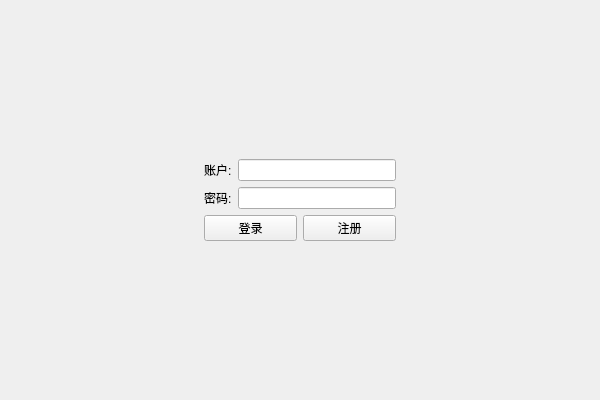
<?xml version="1.0" encoding="UTF-8"?>
<ui version="4.0">
 <class>LoginClass</class>
 <widget class="QWidget" name="LoginClass">
  <property name="geometry">
   <rect>
    <x>0</x>
    <y>0</y>
    <width>600</width>
    <height>400</height>
   </rect>
  </property>
  <property name="windowTitle">
   <string>Login</string>
  </property>
  <layout class="QGridLayout" name="gridLayout">
   <item row="0" column="1">
    <spacer name="verticalSpacer_2">
     <property name="orientation">
      <enum>Qt::Vertical</enum>
     </property>
     <property name="sizeHint" stdset="0">
      <size>
       <width>20</width>
       <height>140</height>
      </size>
     </property>
    </spacer>
   </item>
   <item row="1" column="0">
    <spacer name="horizontalSpacer">
     <property name="orientation">
      <enum>Qt::Horizontal</enum>
     </property>
     <property name="sizeHint" stdset="0">
      <size>
       <width>187</width>
       <height>20</height>
      </size>
     </property>
    </spacer>
   </item>
   <item row="1" column="1">
    <layout class="QVBoxLayout" name="verticalLayout_2">
     <item>
      <layout class="QVBoxLayout" name="verticalLayout">
       <item>
        <layout class="QHBoxLayout" name="horizontalLayout">
         <item>
          <widget class="QLabel" name="label">
           <property name="text">
            <string>账户:</string>
           </property>
          </widget>
         </item>
         <item>
          <widget class="QLineEdit" name="LE_username"/>
         </item>
        </layout>
       </item>
       <item>
        <layout class="QHBoxLayout" name="horizontalLayout_2">
         <item>
          <widget class="QLabel" name="label_2">
           <property name="text">
            <string>密码:</string>
           </property>
          </widget>
         </item>
         <item>
          <widget class="QLineEdit" name="LE_pwd">
           <property name="echoMode">
            <enum>QLineEdit::Password</enum>
           </property>
          </widget>
         </item>
        </layout>
       </item>
      </layout>
     </item>
     <item>
      <layout class="QHBoxLayout" name="horizontalLayout_3">
       <item>
        <widget class="QPushButton" name="Btn_login">
         <property name="text">
          <string>登录</string>
         </property>
        </widget>
       </item>
       <item>
        <widget class="QPushButton" name="Btn_signup">
         <property name="text">
          <string>注册</string>
         </property>
        </widget>
       </item>
      </layout>
     </item>
    </layout>
   </item>
   <item row="1" column="2">
    <spacer name="horizontalSpacer_2">
     <property name="orientation">
      <enum>Qt::Horizontal</enum>
     </property>
     <property name="sizeHint" stdset="0">
      <size>
       <width>187</width>
       <height>20</height>
      </size>
     </property>
    </spacer>
   </item>
   <item row="2" column="1">
    <spacer name="verticalSpacer">
     <property name="orientation">
      <enum>Qt::Vertical</enum>
     </property>
     <property name="sizeHint" stdset="0">
      <size>
       <width>20</width>
       <height>139</height>
      </size>
     </property>
    </spacer>
   </item>
  </layout>
 </widget>
 <layoutdefault spacing="6" margin="11"/>
 <resources>
  <include location="Login.qrc"/>
 </resources>
 <connections/>
</ui>
